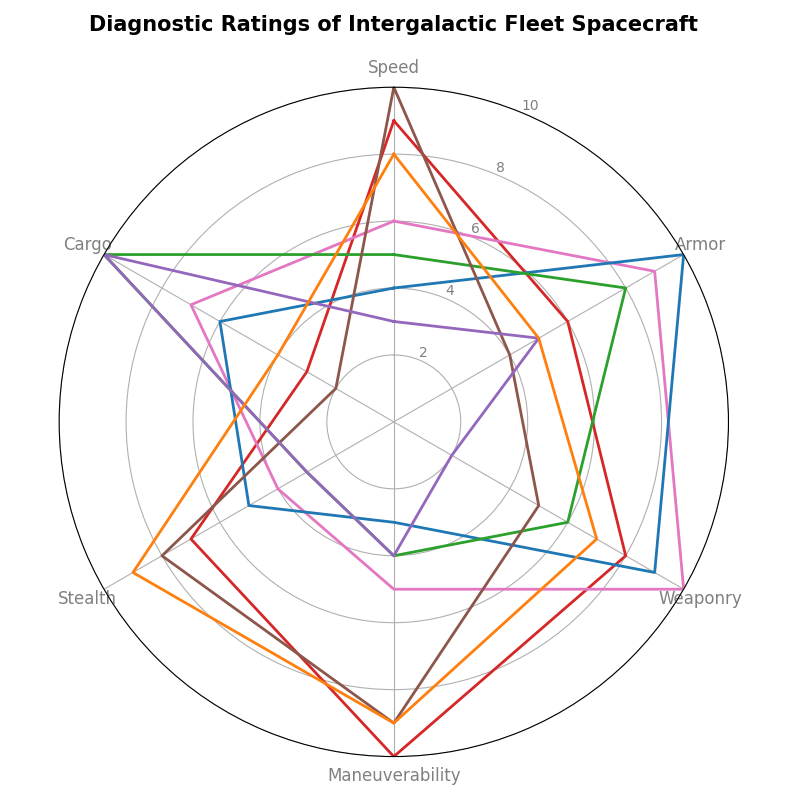

The script that drew this image:
import numpy as np
import matplotlib.pyplot as plt
from math import pi

spacecraft_types = ['Fighter', 'Bomber', 'Destroyer', 'Cruiser', 'Scout', 'Transporter', 'Interceptor']
attributes = ['Speed', 'Armor', 'Weaponry', 'Maneuverability', 'Stealth', 'Cargo']

spacecraft_data = {
    'Fighter': [9, 6, 8, 10, 7, 3],
    'Bomber': [6, 9, 10, 5, 4, 7],
    'Destroyer': [4, 10, 9, 3, 5, 6],
    'Cruiser': [5, 8, 6, 4, 3, 10],
    'Scout': [10, 4, 5, 9, 8, 2],
    'Transporter': [3, 5, 2, 4, 3, 10],
    'Interceptor': [8, 5, 7, 9, 9, 4]
}

num_attributes = len(attributes)
angles = np.linspace(0, 2 * pi, num_attributes, endpoint=False).tolist()
angles += angles[:1]

fig, ax = plt.subplots(figsize=(8, 8), subplot_kw=dict(polar=True))
ax.set_theta_offset(pi / 2)
ax.set_theta_direction(-1)
plt.xticks(angles[:-1], attributes, color='grey', size=12)

ax.set_rscale('linear')
plt.yticks([2, 4, 6, 8, 10], ["2", "4", "6", "8", "10"], color='grey', size=10)
plt.ylim(0, 10)

colors = ['#d62728', '#e377c2', '#1f77b4', '#2ca02c', '#8c564b', '#9467bd', '#ff7f0e']
for idx, (spacecraft, values) in enumerate(spacecraft_data.items()):
    values += values[:1]
    ax.plot(angles, values, linewidth=2, linestyle='solid', color=colors[idx])

plt.title("Diagnostic Ratings of Intergalactic Fleet Spacecraft", size=15, fontweight='bold', pad=20)
plt.tight_layout()
plt.show()
